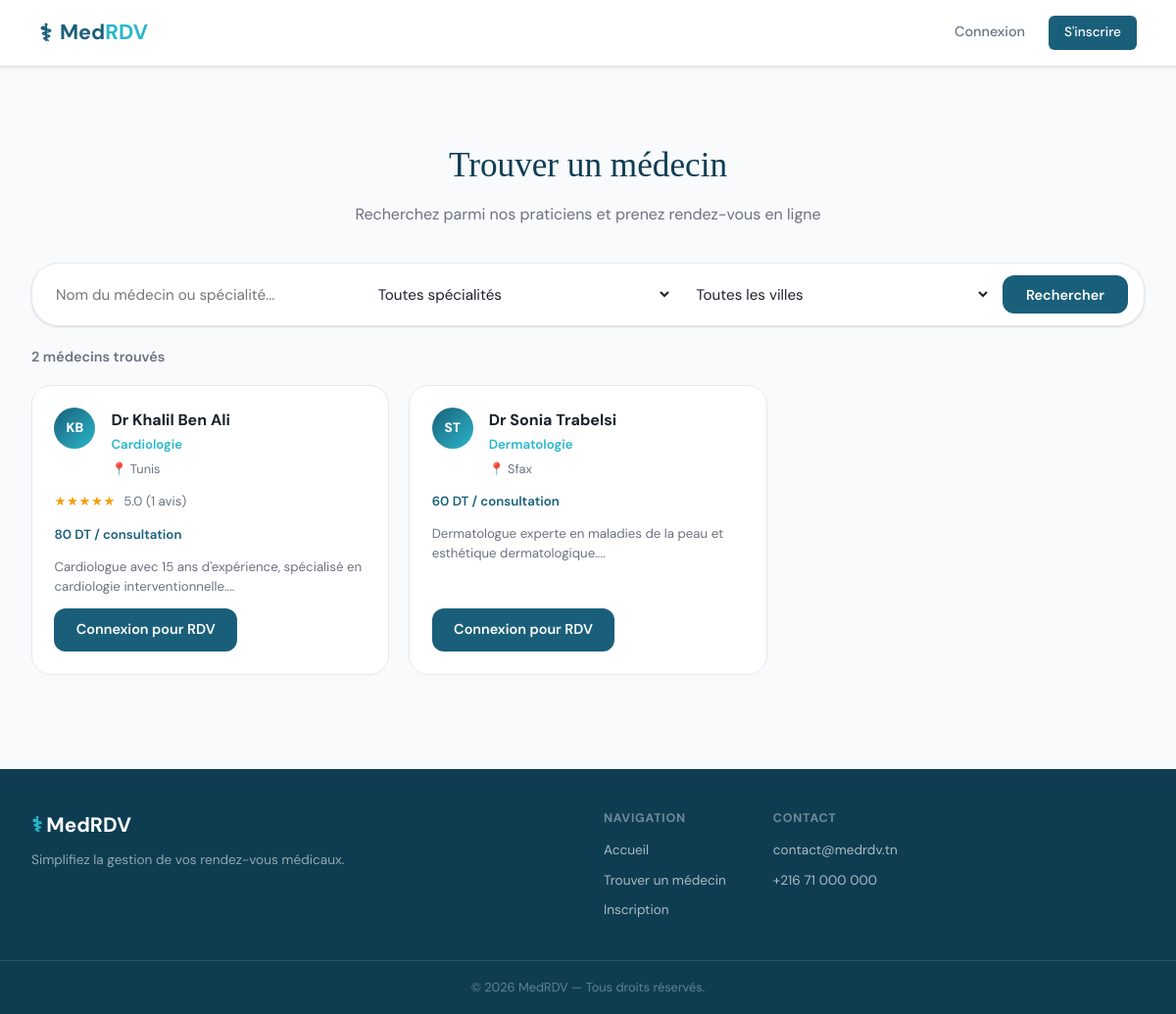
/views/patient/rechercher_medecin.php, run on the app's committed database.
### tables this page shows
CREATE TABLE medecins (
    id INT AUTO_INCREMENT PRIMARY KEY,
    user_id INT NOT NULL,
    specialite VARCHAR(100) NOT NULL,
    num_ordre VARCHAR(50),
    adresse VARCHAR(255),
    ville VARCHAR(100),
    code_postal VARCHAR(10),
    bio TEXT,
    photo VARCHAR(255),
    tarif DECIMAL(8,2),
    FOREIGN KEY (user_id) REFERENCES users(id) ON DELETE CASCADE
);

CREATE TABLE users (
    id INT AUTO_INCREMENT PRIMARY KEY,
    nom VARCHAR(100) NOT NULL,
    prenom VARCHAR(100) NOT NULL,
    email VARCHAR(150) NOT NULL UNIQUE,
    mot_de_passe VARCHAR(255) NOT NULL,
    role ENUM('patient', 'medecin', 'admin') NOT NULL DEFAULT 'patient',
    telephone VARCHAR(20),
    date_inscription DATETIME DEFAULT CURRENT_TIMESTAMP,
    actif TINYINT(1) DEFAULT 1
);

### config/db.php (called while the page is built, shortened)
<?php
try {
    $pdo = new PDO("mysql:host=" . DB_HOST . ";dbname=" . DB_NAME . ";charset=utf8mb4", DB_USER, DB_PASS);
    $pdo->setAttribute(PDO::ATTR_ERRMODE, PDO::ERRMODE_EXCEPTION);
} catch(PDOException $e) {
    die("Erreur de connexion : " . $e->getMessage());
}
function getDB() {
    global $pdo;
    return $pdo;
}
?>

### models/Medecin.php (called while the page is built, shortened)
<?php
require_once __DIR__ . '/../config/db.php';
class Medecin {
    private PDO $db;
    public function __construct() {
        $this->db = getDB();
    }
    public function search(string $query = '', string $specialite = '', string $ville = ''): array {
        $sql = "SELECT m.*, u.nom, u.prenom, u.telephone,
                       COALESCE(AVG(a.note), 0) AS note_moyenne,
                       COUNT(a.id) AS nb_avis
                FROM medecins m
                JOIN users u ON m.user_id = u.id
                LEFT JOIN avis a ON a.medecin_id = m.id AND a.visible = 1
                WHERE u.actif = 1";
        $params = [];
        $sql .= " GROUP BY m.id ORDER BY note_moyenne DESC";
        $stmt = $this->db->prepare($sql);
        $stmt->execute($params);
        return $stmt->fetchAll();
    }
}

### views/patient/rechercher_medecin.php (the view, shortened to what this page needs)
<?php
require_once __DIR__ . '/../../config/db.php';
require_once __DIR__ . '/../../models/Medecin.php';
$medecinModel = new Medecin();
$query      = trim($_GET['q'] ?? '');
$specialite = $_GET['specialite'] ?? '';
$ville      = trim($_GET['ville'] ?? '');
$medecins   = $medecinModel->search($query, $specialite, $ville);
require_once __DIR__ . '/../shared/header.php';
?>
<div class="search-hero">
    <h1>Trouver un médecin</h1>
    <p>Recherchez parmi nos praticiens et prenez rendez-vous en ligne</p>
</div>
<form method="GET" class="search-form">
    <div class="search-bar">
        <input type="text" name="q" value="<?= htmlspecialchars($query) ?>"
               placeholder="Nom du médecin ou spécialité..." class="search-input">
        <select name="specialite" class="search-select">
            <option value="">Toutes spécialités</option>
        </select>
        <select name="ville" class="search-select">
            <option value="">Toutes les villes</option>
        </select>
        <button type="submit" class="btn-search">Rechercher</button>
    </div>
</form>
<div class="results-header">
    <span class="results-count"><?= count($medecins) ?> médecin<?= count($medecins) > 1 ? 's' : '' ?> trouvé<?= count($medecins) > 1 ? 's' : '' ?></span>
</div>
<?php if (empty($medecins)): ?>
    <div class="empty-state">
        <div class="empty-icon">🔍</div>
        <h2>Aucun résultat</h2>
        <p>Essayez des termes de recherche différents.</p>
    </div>
<?php else: ?>
    <div class="medecins-grid">
        <?php foreach ($medecins as $m): ?>
            <div class="medecin-card">
                <div class="medecin-card-header">
                    <div class="medecin-avatar medecin-avatar--sm">
                        <?= strtoupper(substr($m['prenom'], 0, 1) . substr($m['nom'], 0, 1)) ?>
                    </div>
                    <div class="medecin-info">
                        <h3>Dr <?= htmlspecialchars($m['prenom'] . ' ' . $m['nom']) ?></h3>
                        <div class="medecin-spec"><?= htmlspecialchars($m['specialite']) ?></div>
                        <?php if ($m['ville']): ?>
                            <div class="medecin-ville">📍 <?= htmlspecialchars($m['ville']) ?></div>
                        <?php endif; ?>
                    </div>
                </div>
                <?php if ($m['nb_avis'] > 0): ?>
                    <div class="card-rating">
                        <span class="stars-sm"><?= str_repeat('★', round($m['note_moyenne'])) ?><?= str_repeat('☆', 5 - round($m['note_moyenne'])) ?></span>
                        <span><?= number_format($m['note_moyenne'], 1) ?> (<?= $m['nb_avis'] ?> avis)</span>
                    </div>
                <?php endif; ?>
                <?php if ($m['tarif']): ?>
                    <div class="card-tarif"><?= number_format($m['tarif'], 0) ?> DT / consultation</div>
                <?php endif; ?>
                <?php if ($m['bio']): ?>
                    <p class="card-bio"><?= htmlspecialchars(substr($m['bio'], 0, 100)) ?>...</p>
                <?php endif; ?>
                <div class="card-actions">
                    <?php if (!empty($_SESSION['user_id']) && $_SESSION['user_role'] === 'patient'): ?>
                        <a href="<?= APP_URL ?>/views/patient/prendre_rdv.php?medecin_id=<?= $m['id'] ?>" class="btn-primary">
                            Prendre RDV
                        </a>
                    <?php else: ?>
                        <a href="<?= APP_URL ?>/login.php" class="btn-primary">
                            Connexion pour RDV
                        </a>
                    <?php endif; ?>
                </div>
            </div>
        <?php endforeach; ?>
    </div>
<?php endif; ?>
<?php require_once __DIR__ . '/../shared/footer.php'; ?>

### assets/css/style.css (style rules this page uses)
:root { --color-primary: #1a5f7a; --color-primary-dark: #0e3d52; --color-primary-light: #e8f4f8; --color-accent: #2ab7ca; --color-accent-light: #e0f7fa; --color-green: #16a34a; --color-green-light: #dcfce7; --color-yellow: #d97706; --color-yellow-light: #fef3c7; --color-red: #dc2626; --color-red-light: #fee2e2; --color-blue: #2563eb; --color-blue-light: #dbeafe; --color-text: #1a202c; --color-text-muted: #6b7280; --color-text-light: #9ca3af; --color-border: #e5e7eb; --color-border-dark: #d1d5db; --color-bg: #f8fafc; --color-surface: #ffffff; --font-display: 'Instrument Serif', Georgia, serif; --font-body: 'DM Sans', system-ui, sans-serif; --radius-sm: 6px; --radius-md: 12px; --radius-lg: 20px; --radius-xl: 28px; --shadow-sm: 0 1px 3px rgba(0,0,0,.08), 0 1px 2px rgba(0,0,0,.05); --shadow-md: 0 4px 16px rgba(0,0,0,.10); --shadow-lg: 0 12px 40px rgba(0,0,0,.14); --shadow-glow: 0 0 0 3px rgba(42, 183, 202, .25); --nav-h: 68px; --max-w: 1200px; --transition: .2s cubic-bezier(.4,0,.2,1); }
*, *::before, *::after { box-sizing: border-box; margin: 0; padding: 0; }
html { scroll-behavior: smooth; }
body { font-family: var(--font-body); font-size: 15px; line-height: 1.65; color: var(--color-text); background: var(--color-bg); -webkit-font-smoothing: antialiased; }
a { color: var(--color-primary); text-decoration: none; transition: color var(--transition); }
button { cursor: pointer; font-family: inherit; }
input, select, textarea { font-family: inherit; font-size: 14px; }
.btn-primary { display: inline-flex; align-items: center; gap: .4rem; background: var(--color-primary); color: #fff; border: none; padding: .65rem 1.4rem; border-radius: var(--radius-md); font-size: .9rem; font-weight: 600; transition: var(--transition); cursor: pointer; }
.btn-search { padding: .65rem 1.5rem; background: var(--color-primary); color: #fff; border: none; border-radius: var(--radius-md); font-weight: 600; font-size: .9rem; cursor: pointer; transition: var(--transition); white-space: nowrap; }
.search-hero { text-align: center; padding: 2.5rem 1rem 1rem; }
.search-hero h1 { font-family: var(--font-display); font-size: 2.2rem; color: var(--color-primary-dark); font-weight: normal; margin-bottom: .5rem; }
.search-hero p { color: var(--color-text-muted); font-size: 1rem; }
.search-form { margin: 1.25rem 0; }
.search-bar { display: flex; gap: .75rem; flex-wrap: wrap; align-items: center; background: var(--color-surface); border: 1.5px solid var(--color-border); border-radius: var(--radius-xl); padding: .75rem 1rem; box-shadow: var(--shadow-sm); }
.search-input, .search-select { flex: 1; min-width: 140px; border: none; background: transparent; outline: none; font-size: .95rem; color: var(--color-text); padding: .4rem .5rem; }
.search-select { cursor: pointer; }
.results-header { display: flex; align-items: center; justify-content: space-between; margin: 1rem 0; }
.results-count { font-size: .9rem; font-weight: 600; color: var(--color-text-muted); }
.medecins-grid { display: grid; grid-template-columns: repeat(auto-fill, minmax(280px, 1fr)); gap: 1.25rem; }
.medecin-card { background: var(--color-surface); border: 1px solid var(--color-border); border-radius: var(--radius-lg); padding: 1.4rem; display: flex; flex-direction: column; gap: .75rem; transition: var(--transition); }
.medecin-card-header { display: flex; gap: 1rem; align-items: flex-start; }
.medecin-avatar { width: 52px; height: 52px; border-radius: 50%; background: linear-gradient(135deg, var(--color-primary), var(--color-accent)); color: #fff; display: flex; align-items: center; justify-content: center; font-weight: 800; font-size: 1rem; flex-shrink: 0; }
.medecin-avatar--sm { width: 42px; height: 42px; font-size: .85rem; }
.medecin-info h3 { font-size: 1rem; font-weight: 700; color: var(--color-text); }
.medecin-spec { font-size: .83rem; color: var(--color-accent); font-weight: 600; }
.medecin-ville { font-size: .8rem; color: var(--color-text-muted); margin-top: .2rem; }
.card-rating { display: flex; align-items: center; gap: .5rem; font-size: .83rem; color: var(--color-text-muted); }
.stars-sm { color: #f59e0b; letter-spacing: .05em; }
.card-tarif { font-size: .83rem; font-weight: 600; color: var(--color-primary); }
.card-bio { font-size: .83rem; color: var(--color-text-muted); line-height: 1.5; }
.card-actions { margin-top: auto; }

### data on the page
medecins: user.nom "KB", user.nom "Khalil Ben Ali", specialite "Cardiologie", ville "Tunis", note_moyenne "★★★★★", note_moyenne "5.0", nb_avis "1", tarif "80", bio "Cardiologue avec 15 ans d'expérience, spécialisé en cardiologie interventionnelle."
medecins: user.nom "ST", user.nom "Sonia Trabelsi", specialite "Dermatologie", ville "Sfax", tarif "60", bio "Dermatologue experte en maladies de la peau et esthétique dermatologique."

### other printed values
count($medecins) "2"
